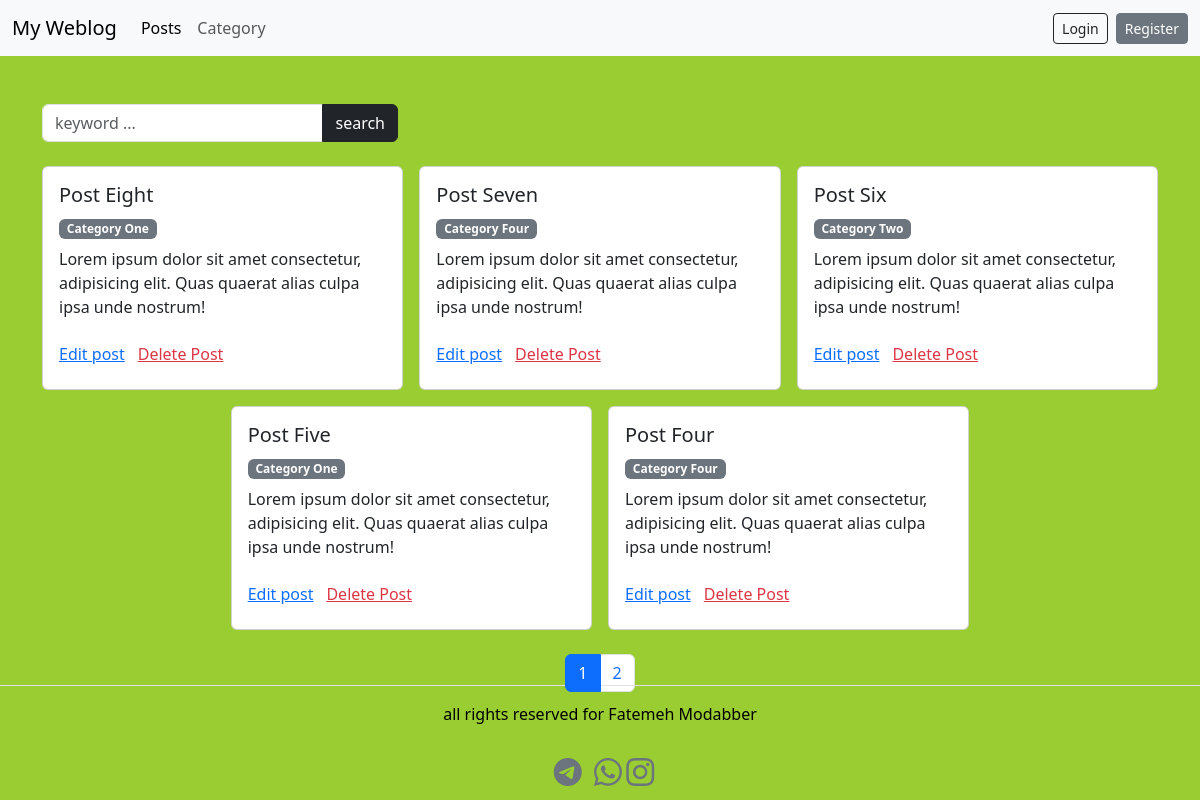
The app's page /php-blog-mvc/posts with its own data.
### tables this page shows
CREATE TABLE `posts` (
  `id` int(11) UNSIGNED NOT NULL,
  `title` varchar(255) NOT NULL,
  `body` text NOT NULL,
  `category_id` int(11) UNSIGNED NOT NULL
);

CREATE TABLE `categories` (
  `id` int(11) UNSIGNED NOT NULL,
  `title` varchar(255) NOT NULL
);

### app/views/Viewer.php (called while the page is built, shortened)
<?php
class Viewer
{
    public function render($template, $data = [])
    {
        extract($data, EXTR_SKIP);
        require BASE_PATH . "/app/views/shared/header.php";
        require BASE_PATH . "/app/views/shared/navbar.php";
        require BASE_PATH . "/app/views/$template";
        require BASE_PATH . "/app/views/shared/footer.php";
    }
}

### app/controllers/PostController.php (called while the page is built, shortened)
<?php
class PostController
{
    private $model;
    public function __construct()
    {
        $this->model = new Post();
    }
    public function index()
    {
        $currentPage = $_GET['page'] ?? 1;
        $postsPerPage = POSTS_PER_PAGE;
        try {
            $postsCount = $this->model->getNumberofPosts();
            $pagesCount = ceil($postsCount / ((int) POSTS_PER_PAGE));
            $posts = $this->model->getPosts($currentPage, $postsPerPage);
        } catch (\PDOException $e) {
            redirect("posts", ["error" => $e->getMessage()]);
        }
        $view = new Viewer();
        $view->render('posts/index.php', ["posts" => $posts, 'currentPage' => $currentPage, 'pagesCount'=> $pagesCount]);
    }
}

### helpers/auth.php (called while the page is built, shortened)
<?php
function isLoggedin()
{
    return isset($_SESSION['user']['id']);
}

### app/core/Database.php (called while the page is built, shortened)
<?php
class Database
{
    public function __construct()
    {
        $this->serverName = $_ENV['DB_HOST'] ?? getenv('DB_HOST') ?? '127.0.0.1';
        $this->dbName     = $_ENV['DB_NAME'] ?? getenv('DB_NAME') ?? 'database';
        $this->dbUsername = $_ENV['DB_USER'] ?? getenv('DB_USER') ?? 'root';
        $this->dbPassword = $_ENV['DB_PASS'] ?? getenv('DB_PASS') ?? '';
        $dns = "mysql:host=$this->serverName;dbname=$this->dbName;charset=utf8mb4";
        try {
            $this->conn = new PDO($dns, $this->dbUsername, $this->dbPassword);
        } catch (PDOException $e) {
            $_SESSION['error'] = "Connection Error: " . $e->getMessage();
            exit;
        }
    }
}

### app/models/Post.php (called while the page is built, shortened)
<?php
class Post
{
    private $db;
    public function __construct()
    {
        $this->db = new Database();
    }
    public function getPosts($pageNumber = 1, $postsPerPage = POSTS_PER_PAGE)
    {
        $offset = ($pageNumber - 1) * $postsPerPage;
        $query = "SELECT posts.*, categories.title AS category_title FROM posts INNER JOIN categories ON posts.category_id=categories.id ORDER BY posts.id DESC LIMIT :limit OFFSET :offset";
        $stmt = $this->db->conn->prepare($query);
        $stmt->bindValue('limit', (int) $postsPerPage, PDO::PARAM_INT);
        $stmt->bindValue('offset', $offset, PDO::PARAM_INT);
        $stmt->execute();
        return $stmt->fetchAll(PDO::FETCH_OBJ);
    }
    public function getNumberofPosts()
    {
        $stmt = $this->db->conn->prepare("SELECT COUNT(*) FROM posts");
        $stmt->execute();
        return $stmt->fetchColumn();
    }
}

### app/views/posts/index.php (the view, shortened to what this page needs)
<div class="container mt-5">
    <div class="row mb-4">
        <div class="col-12 col-md-4">
            <form action="<?= BASE_URL ?>/posts/search" class="input-group me-3" method="GET">
                <input type="text" name="query" class="form-control" placeholder="keyword ...">
                <button type="submit" class="input-group-text btn btn-dark">search</button>
            </form>
        </div>
    </div>
    <div class="row g-3 justify-content-center mb-4">
        <?php foreach ($posts as $post) : ?>
            <div class="col-12 col-md-4">
                <div class="card">
                    <div class="card-body">
                        <h5 class="card-title"><?= $post->title ?></h5>
                        <div class="card-subtitle mb-2 badge text-bg-secondary"><?= $post->category_title ?></div>
                        <p class="card-text"><?= $post->body ?></p>
                        <div class="d-flex align-items-center">
                            <a href="<?= BASE_URL ?>/posts/edit/<?= $post->id ?>" class="card-link">Edit post</a>
                            <form class="mb-0" action="<?= BASE_URL ?>/posts/delete/<?= $post->id ?>" method="POST">
                                <button type="submit" class="btn btn-link text-danger">Delete Post</button>
                            </form>
                        </div>
                    </div>
                </div>
            </div>
        <?php endforeach ?>
    </div>
    <div class="row justify-content-center mb-4">
        <div class="col-auto">
            <nav>
                <ul class="pagination">
                    <?php for ($i = 1; $i <= $pagesCount; $i++): ?>
                        <li class="page-item <?= ($i == $currentPage) ? 'active' : '' ?>">
                            <a class="page-link" href="<?= BASE_URL ?>/posts?page=<?= $i ?>"><?= $i ?></a>
                        </li>
                    <?php endfor; ?>
                </ul>
            </nav>
        </div>
    </div>
</div>

### public/index.php (shortened to what this page needs)
<?php
$path = trim(str_replace("php-blog-mvc/", "", parse_url($_SERVER['REQUEST_URI'], PHP_URL_PATH)), "/");
$routes = [
    'GET' => [
        "" => ['controller' => 'app\controllers\HomeController', 'method' => 'index'],
        "users/register" => ['controller' => 'app\controllers\UserController', 'method' => 'register'],
        "users/login-form" => ['controller' => 'app\controllers\UserController', 'method' => 'loginForm'],
        "users/logout" => ['controller' => 'app\controllers\UserController', 'method' => 'logout'],
        "posts" => ['controller' => 'app\controllers\PostController', 'method' => 'index'],
        "posts/create" => ['controller' => 'app\controllers\PostController', 'method' => 'create'],
        "posts/show/([0-9]+)" => ['controller' => 'app\controllers\PostController', 'method' => 'show'],
        "posts/edit/([0-9]+)" => ['controller' => 'app\controllers\PostController', 'method' => 'edit'],
        "posts/search" => ['controller' => 'app\controllers\PostController', 'method' => 'search'],
        "categories/create" => ['controller' => 'app\controllers\CategoryController', 'method' => 'create'],
        "categories" => ['controller' => 'app\controllers\CategoryController', 'method' => 'index'],
        "categories/edit/([0-9]+)" => ['controller' => 'app\controllers\CategoryController', 'method' => 'edit'],
        "test" => ['controller' => 'app\controllers', 'method' => '']
    ],
    'POST' => [
        "posts/store" => ['controller' => 'app\controllers\PostController', 'method' => 'store'],
        "posts/update/([0-9]+)" => ['controller' => 'app\controllers\PostController', 'method' => 'update'],
        "posts/delete/([0-9]+)" => ['controller' => 'app\controllers\PostController', 'method' => 'delete'],
        "categories/store" => ['controller' => 'app\controllers\CategoryController', 'method' => 'store'],
        "categories/update/([0-9]+)" => ['controller' => 'app\controllers\CategoryController', 'method' => 'update'],
        "categories/delete/([0-9]+)" => ['controller' => 'app\controllers\CategoryController', 'method' => 'delete'],
        "users/store" => ['controller' => 'app\controllers\UserController', 'method' => 'store'],
        "users/login" => ['controller' => 'app\controllers\UserController', 'method' => 'login'],
    ]
];
$method = $_SERVER['REQUEST_METHOD'];
foreach ($routes[$method] as $route => $info) {
    if (preg_match("#^$route$#", $path, $matches)) {
        $id = $matches[1] ?? null;
        $controller = new $info['controller'];
        $postParameters = ($method === 'POST') ? $_POST : null;
        if ($postParameters) {
            $controller->{$info['method']}($postParameters, $id);
        } else $controller->{$info['method']}($id);
        break;
    }
}

### app/views/shared/header.php (shortened to what this page needs)
<!DOCTYPE html>
<html lang="en">
<head>
    <link rel="stylesheet" href="https://cdn.jsdelivr.net/npm/bootstrap-icons@1.11.3/font/bootstrap-icons.min.css">
    <link href="https://cdn.jsdelivr.net/npm/bootstrap@5.3.3/dist/css/bootstrap.min.css" rel="stylesheet"
>
    <link rel="stylesheet" href="<?= BASE_URL ?>/public/assets/css/styles.css">
    <link rel="stylesheet" href="//cdn.jsdelivr.net/npm/alertifyjs@1.14.0/build/css/alertify.min.css" />
</head>

### app/views/shared/navbar.php (shortened to what this page needs)
<?php
$userEmail = $_SESSION['user_email'] ?? '';
?>
<body>
    <section class="navbar-section">
        <nav class="navbar navbar-expand-lg bg-body-tertiary">
            <div class="container-fluid">
                <a class="navbar-brand" href="<?= BASE_URL ?>">My Weblog</a>
                <div class="collapse navbar-collapse" id="navbarSupportedContent">
                    <ul class="navbar-nav me-auto mb-2 mb-lg-0">
                        <li class="nav-item">
                            <a class="nav-link active" aria-current="page" href="<?= BASE_URL ?>/posts">Posts</a>
                        </li>
                        <li class="nav-item">
                            <a class="nav-link" href="<?= BASE_URL ?>/categories">Category</a>
                        </li>
                    </ul>
                    <div class="d-flex align-items-center">
                        <?php if (isLoggedin()): ?>
                            <h6 class="mb-0"><?= $userEmail ?></h6>
                            <a href="<?= BASE_URL ?>/users/logout" class="btn btn-sm btn-secondary ms-2">Logout</a>
                        <?php else: ?>
                            <a href="<?= BASE_URL ?>/users/login-form" class="btn btn-sm btn-outline-dark">Login</a>
                            <a href="<?= BASE_URL ?>/users/register" class="btn btn-sm btn-secondary ms-2">Register</a>
                        <?php endif; ?>
                    </div>
                </div>
            </div>
        </nav>
    </section>

### app/views/shared/footer.php (shortened to what this page needs)
<section class="footer">
    <div class="d-flex flex-column text-center  pt-md-3 border-top">
        <div class="">
            <p>all rights reserved for Fatemeh Modabber</p>
        </div>
        <div class="p-2"><a href="#"><i class="bi bi-telegram fs-3 text-secondary ms-2"></i></a>
            <a href="#"><i class="bi bi-whatsapp fs-3 text-secondary ms-2"></i></a>
            <a href="#"><i class="bi bi-instagram fs-3 text-secondary"></i></a>
        </div>
    </div>
</section>
</body>
</html>

### public/assets/css/styles.css (style rules this page uses)
body { background-color: yellowgreen; }
.footer { position: fixed; left: 0; bottom: 0; width: 100%; color: black; text-align: center; }

### records on screen
posts: title "Post Eight", category.title "Category One", body "Lorem ipsum dolor sit amet consectetur, adipisicing elit. Quas quaerat alias culpa ipsa unde nostrum!"
posts: title "Post Seven", category.title "Category Four", body "Lorem ipsum dolor sit amet consectetur, adipisicing elit. Quas quaerat alias culpa ipsa unde nostrum!"
posts: title "Post Six", category.title "Category Two", body "Lorem ipsum dolor sit amet consectetur, adipisicing elit. Quas quaerat alias culpa ipsa unde nostrum!"
posts: title "Post Five", category.title "Category One", body "Lorem ipsum dolor sit amet consectetur, adipisicing elit. Quas quaerat alias culpa ipsa unde nostrum!"
posts: title "Post Four", category.title "Category Four", body "Lorem ipsum dolor sit amet consectetur, adipisicing elit. Quas quaerat alias culpa ipsa unde nostrum!"
